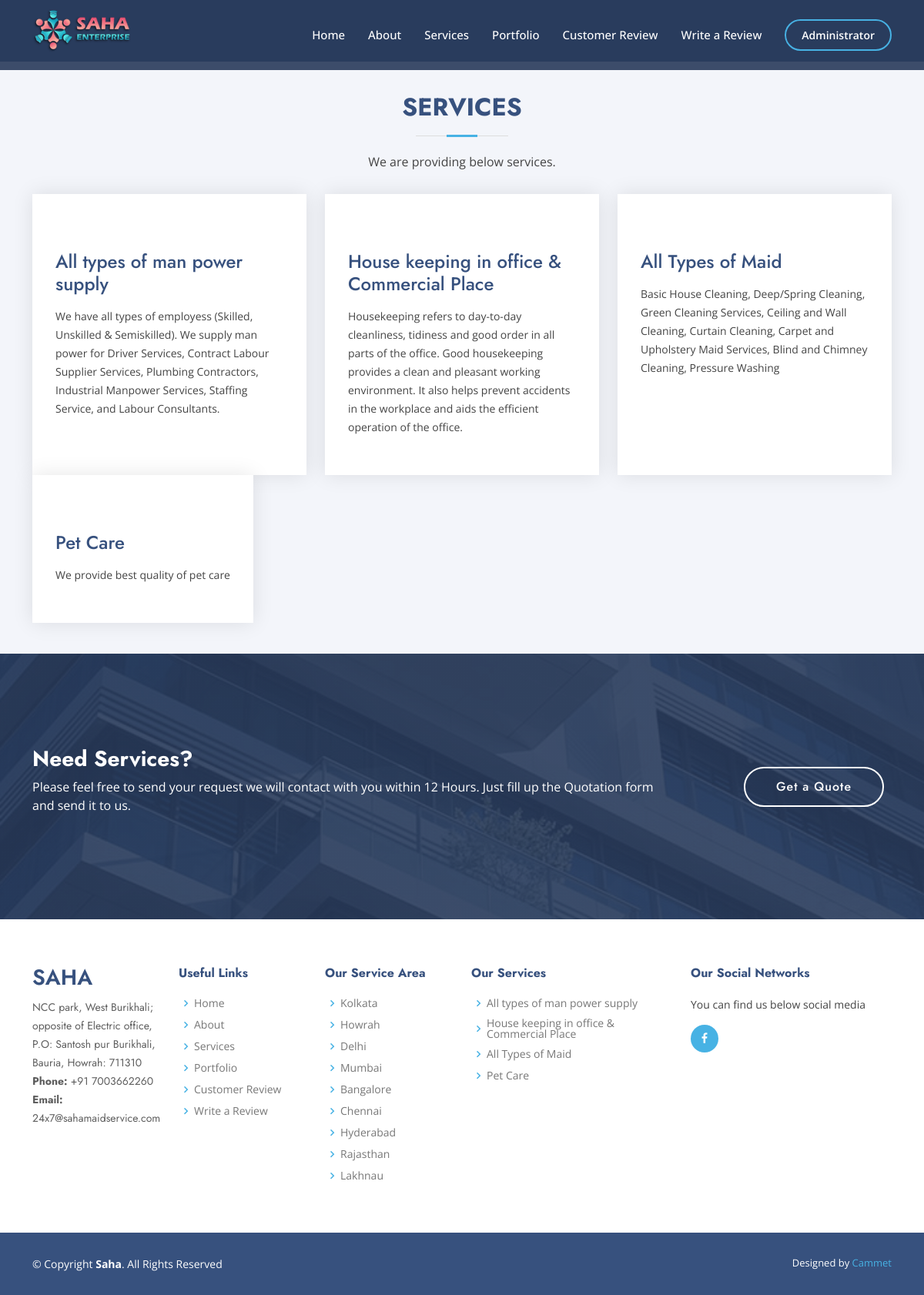
Screenshot of /pages/services.php with the database file from the repository.
### tables this page shows
CREATE TABLE `service_manager` (
  `service_id` int(11) NOT NULL,
  `name` varchar(200) NOT NULL,
  `description` text NOT NULL,
  `created_on` datetime NOT NULL DEFAULT current_timestamp(),
  `updated_on` datetime NOT NULL DEFAULT current_timestamp() ON UPDATE current_timestamp(),
  `services_photo` text NOT NULL
);

### administrators/assets/php/sql_conn.php (called while the page is built, shortened)
<?php
	if($_SERVER['HTTP_HOST'] == 'localhost'){
		$host = 'localhost';
		$username = 'root';
		$password = '';
		$dbname = 'sahamaidservice';
	}else{
		$host = 'localhost';
		$username = 'sahaserv_sahamaidservice';
		$password = 'sahamaidservice123!@#';
		$dbname = 'sahaserv_sahamaidservice';
	}
	$mysqli = new mysqli($host, $username, $password, $dbname);
	$logo_text = 'Saha';
	$logo = 'logo.png';
	$need_service = 'Need Services?';
	$need_service2 = 'Please feel free to send your request we will contact with you within 12 Hours. Just fill up the Quotation form and send it to us.';
	$location = 'NCC park, West Burikhali; opposite of Electric office, P.O: Santosh pur Burikhali, Bauria, Howrah: 711310';
	$contact_email = '24x7@sahamaidservice.com';
	$contact_ph_number = '+91 7003662260';
	$services_text = 'We are providing below services.';
	$services = array();
	$sql = "SELECT * FROM service_manager";
	$result = $mysqli->query($sql);
	if ($result->num_rows > 0) {
		while($row = $result->fetch_array()){
			$name = $row['name'];
			$description = $row['description'];
			$service = new stdClass();
			$service->name = $name;
			$service->description = $description;
		}
	}
	$socials = [
		"twitter"=>'',
		"facebook"=>'https://www.facebook.com/profile.php?id=100063862040370',
		"instagram"=>'',
		"google_plus"=>'',
		"linkedin"=>'',
	];
?>

### pages/services.php (the view, shortened to what this page needs)
<?php
  include 'administrators/assets/php/sql_conn.php';
  include 'common/header.php';
?>
  <main id="main">
    <?php if(sizeof($services) > 0){?>
    <section id="services" class="services section-bg">
      <div class="container" data-aos="fade-up">
        <div class="section-title">
          <h2>Services</h2>
          <p><?=$services_text?></p>
        </div>
        <div class="row">
          <?php
          for($l = 0; $l < sizeof($services); $l++){
            $c_name = '';
            if($l == 1){
              $c_name = 'mt-4 mt-md-0';
            }else if($l > 1){
              $c_name = 'mt-4 mt-xl-0';
            }else if($l > 2){
              $c_name = 'mt-4 mt-xl-4';
            }else{
            }
          ?>
          <div class="col-xl-4 col-md-6 d-flex align-items-stretch <?=$c_name?>" data-aos="zoom-in" data-aos-delay="100">
            <div class="icon-box">
              <h4><a href=""><?=$services[$l]->name?></a></h4>
              <p><?=$services[$l]->description?></p>
            </div>
          </div>
          <?php } ?>
        </div>
      </div>
    </section>
    <?php } ?>
    <section id="cta" class="cta">
      <div class="container" data-aos="zoom-in">
        <div class="row">
          <div class="col-lg-9 text-center text-lg-start">
            <h3><?=$need_service?></h3>
            <p><?=$need_service2?> </p>
          </div>
          <div class="col-lg-3 cta-btn-container text-center">
            <a class="cta-btn align-middle" href="javascript: void(0)" data-bs-toggle="modal" data-bs-target="#staticBackdrop">Get a Quote</a>
          </div>
        </div>
      </div>
    </section>
  </main>
  <?php
  include 'common/footer.php';
  ?>

### common/header.php (shortened to what this page needs)
<!DOCTYPE html>
<html lang="en">
<head>
  <link href="assets/vendor/aos/aos.css" rel="stylesheet">
  <link href="assets/vendor/bootstrap/css/bootstrap.min.css" rel="stylesheet">
  <link href="assets/vendor/bootstrap-icons/bootstrap-icons.css" rel="stylesheet">
  <link href="assets/vendor/boxicons/css/boxicons.min.css" rel="stylesheet">
  <link href="assets/vendor/glightbox/css/glightbox.min.css" rel="stylesheet">
  <link href="assets/vendor/remixicon/remixicon.css" rel="stylesheet">
  <link href="assets/vendor/swiper/swiper-bundle.min.css" rel="stylesheet">
  <link href="assets/css/style.css" rel="stylesheet">
</head>
<body>
  <header id="header" class="fixed-top header-scrolled" <?php if($p != 'home'){?>style="background: rgba(40, 58, 90, 0.9)"<?php } ?>>
    <div class="container d-flex align-items-center">
      <a href="index.php" class="logo me-auto"><img src="assets/img/<?=$logo?>" alt="" class="img-fluid" style="margin-top:-10px;"></a>
      <nav id="navbar" class="navbar">
        <ul>
          <li><a class="nav-link scrollto <?php if($p == 'home'){?> active <?php } ?>" href="?p=home">Home</a></li>
          <li><a class="nav-link scrollto <?php if($p == 'about'){?> active <?php } ?>" href="?p=about">About</a></li>
          <li><a class="nav-link scrollto <?php if($p == 'services'){?> active <?php } ?>" href="?p=services">Services</a></li>
          <li><a class="nav-link scrollto <?php if($p == 'portfolio'){?> active <?php } ?>" href="?p=portfolio">Portfolio</a></li>
          <li><a class="nav-link scrollto <?php if($p == 'customer-review'){?> active <?php } ?>" href="?p=customer-review">Customer Review</a></li>
          <li><a class="nav-link scrollto <?php if($p == 'write-review'){?> active <?php } ?>" href="?p=write-review">Write a Review</a></li>
          <li><a class="getstarted scrollto" href="./administrators">Administrator</a></li>
        </ul>
      </nav>
    </div>
  </header>

### common/footer.php (shortened to what this page needs)
<footer id="footer">
<div class="footer-top">
  <div class="container">
    <div class="row">
      <div class="col-lg-2 col-md-6 footer-contact">
        <h3><?=$logo_text?></h3>
        <p><?=$location?><br>
          <strong>Phone:</strong> <?=$contact_ph_number?><br>
          <strong>Email:</strong> <?=$contact_email?><br>
        </p>
      </div>
      <div class="col-lg-2 col-md-6 footer-links">
        <h4>Useful Links</h4>
        <ul>
          <li><i class="bx bx-chevron-right"></i> <a href="?p=home">Home</a></li>
          <li><i class="bx bx-chevron-right"></i> <a href="?p=about">About</a></li>
          <li><i class="bx bx-chevron-right"></i> <a href="?p=services">Services</a></li>
          <li><i class="bx bx-chevron-right"></i> <a href="?p=portfolio">Portfolio</a></li>
          <li><i class="bx bx-chevron-right"></i> <a href="?p=customer-review">Customer Review</a></li>
          <li><i class="bx bx-chevron-right"></i> <a href="?p=write-review">Write a Review</a></li>
        </ul>
      </div>
    <div class="col-lg-2 col-md-6 footer-links">
      <h4>Our Service Area</h4>
      <ul>
        <li><i class="bx bx-chevron-right"></i> <a href="javascript:void(0)">Kolkata</a></li>
        <li><i class="bx bx-chevron-right"></i> <a href="javascript:void(0)">Howrah</a></li>
        <li><i class="bx bx-chevron-right"></i> <a href="javascript:void(0)">Delhi</a></li>
        <li><i class="bx bx-chevron-right"></i> <a href="javascript:void(0)">Mumbai</a></li>
        <li><i class="bx bx-chevron-right"></i> <a href="javascript:void(0)">Bangalore</a></li>
        <li><i class="bx bx-chevron-right"></i> <a href="javascript:void(0)">Chennai</a></li>
        <li><i class="bx bx-chevron-right"></i> <a href="javascript:void(0)">Hyderabad</a></li>
        <li><i class="bx bx-chevron-right"></i> <a href="javascript:void(0)">Rajasthan</a></li>
        <li><i class="bx bx-chevron-right"></i> <a href="javascript:void(0)">Lakhnau</a></li>
      </ul>
    </div>
      <?php if(sizeof($services) > 0){?>
      <div class="col-lg-3 col-md-6 footer-links">
        <h4>Our Services</h4>
        <ul>
          <?php
            for($l = 0; $l < sizeof($services); $l++){
          ?>
          <li><i class="bx bx-chevron-right"></i> <a href="?p=services"><?=$services[$l]->name?></a></li>
          <?php } ?>
        </ul>
      </div>
    <?php } ?>
      <div class="col-lg-3 col-md-6 footer-links">
        <h4>Our Social Networks</h4>
        <p>You can find us below social media</p>
        <div class="social-links mt-3">
          <?php if($socials["facebook"] != ''){?>
          <a href="<?=$socials["facebook"]?>" target="_blank" class="facebook"><i class="bx bxl-facebook"></i></a>
          <?php } ?>
        </div>
      </div>
    </div>
  </div>
</div>
<div class="container footer-bottom clearfix">
  <div class="copyright">
    &copy; Copyright <strong><span><?=$logo_text?></span></strong>. All Rights Reserved
  </div>
  <div class="credits">
    Designed by <a href="javascript: void(0)">Cammet</a>
  </div>
</div>
</footer>
</body>
</html>

### assets/css/style.css (style rules this page uses)
body { font-family: "Open Sans", sans-serif; color: #444444; }
a { color: #47b2e4; text-decoration: none; }
h1, h2, h3, h4, h5, h6 { font-family: "Jost", sans-serif; }
#header { transition: all 0.5s; z-index: 997; padding: 15px 0; }
#header .logo { font-size: 30px; margin: 0; padding: 0; line-height: 1; font-weight: 500; letter-spacing: 2px; text-transform: uppercase; }
.navbar { padding: 0; }
.navbar ul { margin: 0; padding: 0; display: flex; list-style: none; align-items: center; }
.navbar li { position: relative; }
.navbar a, .navbar a:focus { display: flex; align-items: center; justify-content: space-between; padding: 10px 0 10px 30px; font-size: 15px; font-weight: 500; color: #fff; white-space: nowrap; transition: 0.3s; }
.navbar .getstarted, .navbar .getstarted:focus { padding: 8px 20px; margin-left: 30px; border-radius: 50px; color: #fff; font-size: 14px; border: 2px solid #47b2e4; font-weight: 600; }
section { padding: 40px 0; overflow: hidden; }
.section-bg { background-color: #f3f5fa; }
.section-title { text-align: center; padding-bottom: 30px; }
.section-title h2 { font-size: 32px; font-weight: bold; text-transform: uppercase; margin-bottom: 20px; padding-bottom: 20px; position: relative; color: #37517e; }
.section-title h2::before { content: ""; position: absolute; display: block; width: 120px; height: 1px; background: #ddd; bottom: 1px; left: calc(50% - 60px); }
.section-title h2::after { content: ""; position: absolute; display: block; width: 40px; height: 3px; background: #47b2e4; bottom: 0; left: calc(50% - 20px); }
.section-title p { margin-bottom: 0; }
.services .icon-box { box-shadow: 0px 0 25px 0 rgba(0, 0, 0, 0.1); padding: 50px 30px; transition: all ease-in-out 0.4s; background: #fff; }
.services .icon-box h4 { font-weight: 500; margin-bottom: 15px; font-size: 24px; }
.services .icon-box h4 a { color: #37517e; transition: ease-in-out 0.3s; }
.services .icon-box p { line-height: 24px; font-size: 14px; margin-bottom: 0; }
.cta { background: linear-gradient(rgba(40, 58, 90, 0.9), rgba(40, 58, 90, 0.9)), url("../img/cta-bg.jpg") fixed center center; background-size: cover; padding: 120px 0; }
.cta h3 { color: #fff; font-size: 28px; font-weight: 700; }
.cta p { color: #fff; }
.cta .cta-btn { font-family: "Jost", sans-serif; font-weight: 500; font-size: 16px; letter-spacing: 1px; display: inline-block; padding: 12px 40px; border-radius: 50px; transition: 0.5s; margin: 10px; border: 2px solid #fff; color: #fff; }
@media (min-width: 769px) { .cta .cta-btn-container { display: flex; align-items: center; justify-content: flex-end; } }
#footer { font-size: 14px; background: #37517e; }
#footer .footer-top { padding: 60px 0 30px 0; background: #fff; }
#footer .footer-top .footer-contact { margin-bottom: 30px; }
#footer .footer-top .footer-contact h3 { font-size: 28px; margin: 0 0 10px 0; padding: 2px 0 2px 0; line-height: 1; text-transform: uppercase; font-weight: 600; color: #37517e; }
#footer .footer-top .footer-contact p { font-size: 14px; line-height: 24px; margin-bottom: 0; font-family: "Jost", sans-serif; color: #5e5e5e; }
#footer .footer-top h4 { font-size: 16px; font-weight: bold; color: #37517e; position: relative; padding-bottom: 12px; }
#footer .footer-top .footer-links { margin-bottom: 30px; }
#footer .footer-top .footer-links ul { list-style: none; padding: 0; margin: 0; }
#footer .footer-top .footer-links ul i { padding-right: 2px; color: #47b2e4; font-size: 18px; line-height: 1; }
#footer .footer-top .footer-links ul li { padding: 5px 0; display: flex; align-items: center; }
#footer .footer-top .footer-links ul li:first-child { padding-top: 0; }
#footer .footer-top .footer-links ul a { color: #777777; transition: 0.3s; display: inline-block; line-height: 1; }
#footer .footer-top .social-links a { font-size: 18px; display: inline-block; background: #47b2e4; color: #fff; line-height: 1; padding: 8px 0; margin-right: 4px; border-radius: 50%; text-align: center; width: 36px; height: 36px; transition: 0.3s; }
#footer .footer-bottom { padding-top: 30px; padding-bottom: 30px; color: #fff; }
#footer .copyright { float: left; }
#footer .credits { float: right; font-size: 13px; }
#footer .credits a { transition: 0.3s; }

### rows the page displays
service_manager: name "All types of man power supply", description "We have all types of employess (Skilled, Unskilled & Semiskilled). We supply man power for Driver Services, Contract Labour Supplier Services, Plumbing Contractors, Industrial Manpower Services, Staffing Service, and Labour Consultants."
service_manager: name "House keeping in office & Commercial Place", description "Housekeeping refers to day-to-day cleanliness, tidiness and good order in all parts of the office. Good housekeeping provides a clean and pleasant working environment. It also helps prevent accidents in the workplace and aids the efficient operation of the office."
service_manager: name "All Types of Maid", description "Basic House Cleaning, Deep/Spring Cleaning, Green Cleaning Services, Ceiling and Wall Cleaning, Curtain Cleaning, Carpet and Upholstery Maid Services, Blind and Chimney Cleaning, Pressure Washing"
service_manager: name "Pet Care", description "We provide best quality of pet care"

### other values shown
$services_text "We are providing below services."
$need_service "Need Services?"
$need_service2 "Please feel free to send your request we will contact with you within 12 Hours. Just fill up the Quotation form and send it to us."
$logo_text "SAHA"
$location "NCC park, West Burikhali; opposite of Electric office, P.O: Santosh pur Burikhali, Bauria, Howrah: 711310"
$contact_ph_number "+91 7003662260"
$contact_email "24x7@sahamaidservice.com"
$logo_text "Saha"
